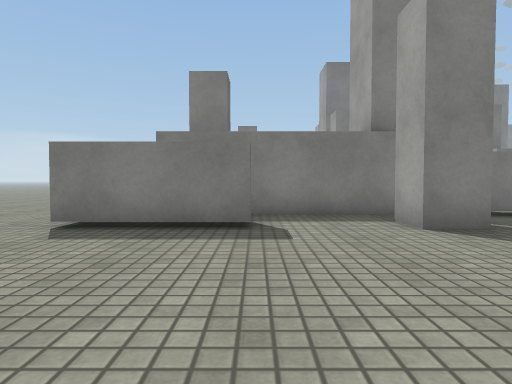
View 1 (above)

21 first-person views from a walk through a Unity game level. The camera is 0.72 m above the floor, tilts 2° down and sees 75° across. The floor is counted in squares, 1 m on a side. Each view is taken from the middle of a square. On the plan, view 1 faces up. The plan holds only what a view shows up to about 10 squares ahead; the rest is blank. The place goes on beyond the plan. Surface patterns are stand-ins for the level's own textures.

View 2
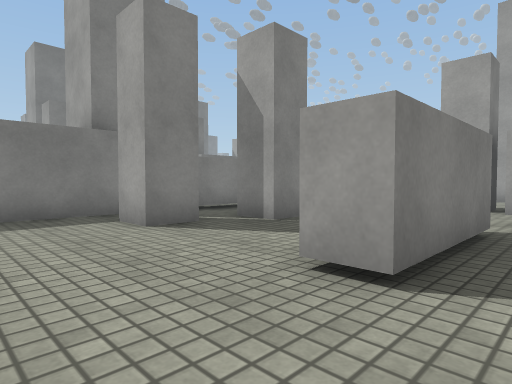

View 3
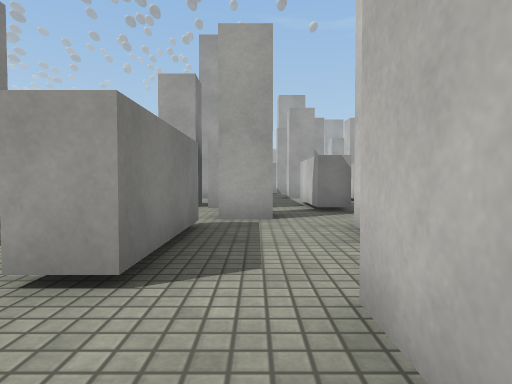

View 4
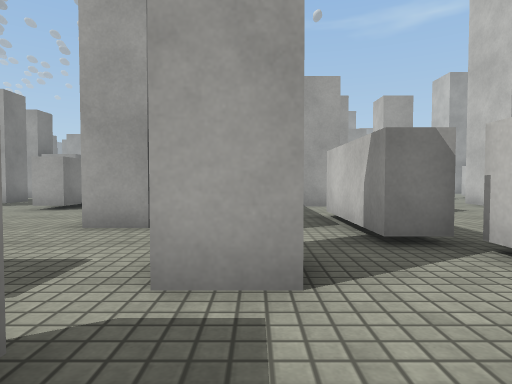

View 5
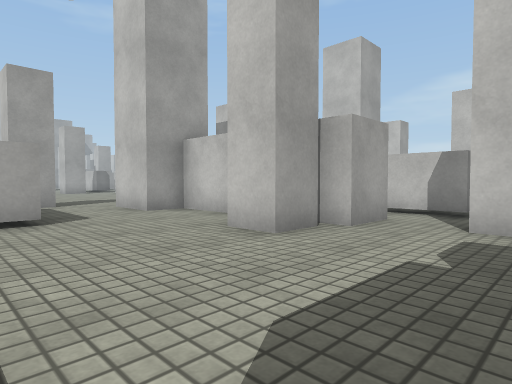

View 6
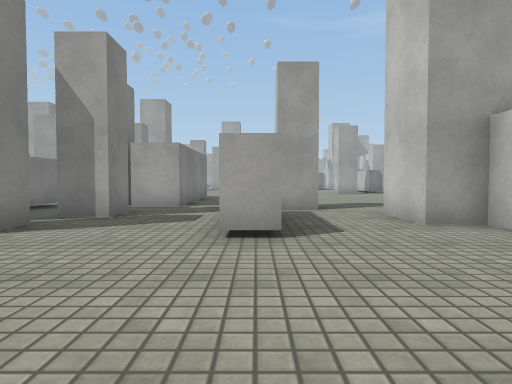

View 7
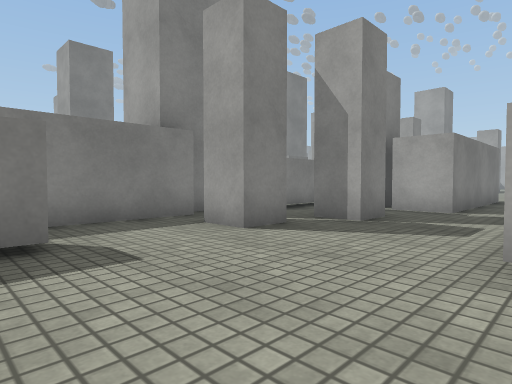

View 8
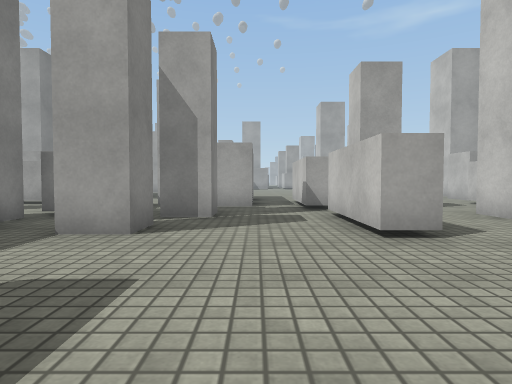

View 9
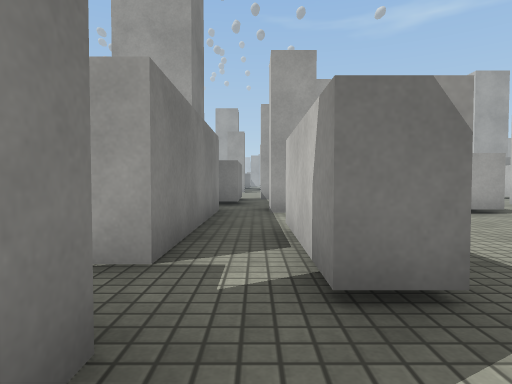

View 10
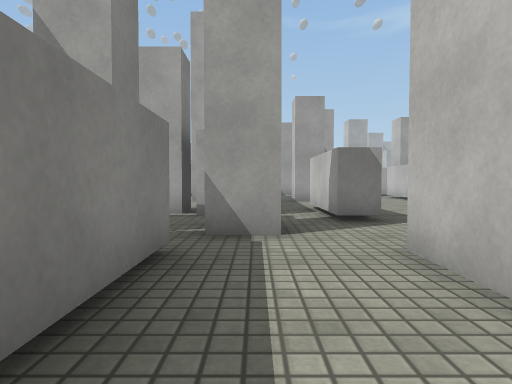

View 11
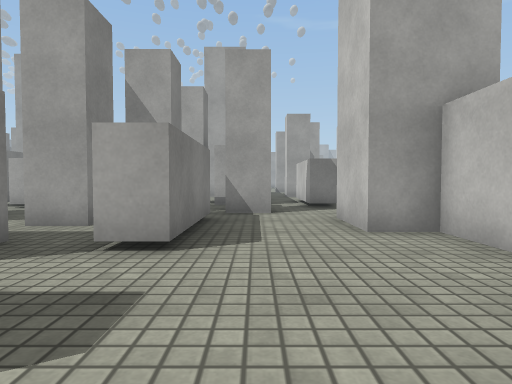

View 12
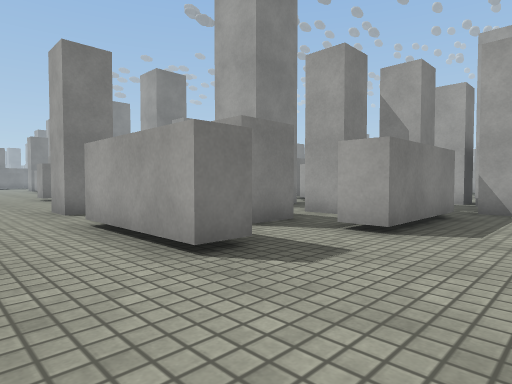

View 13
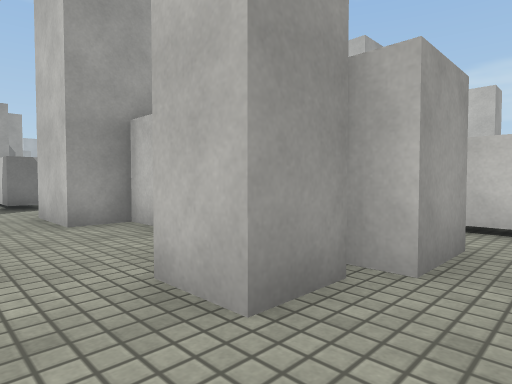

View 14
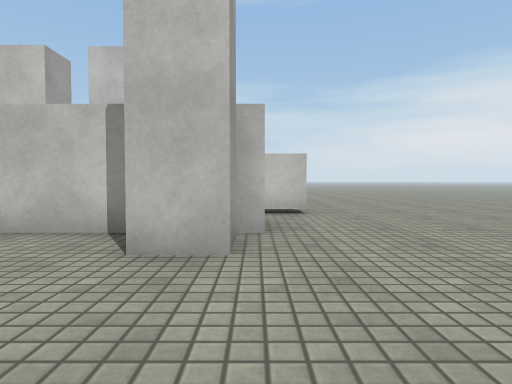

View 15
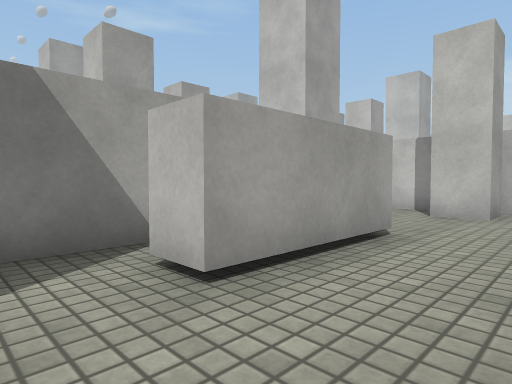

View 16
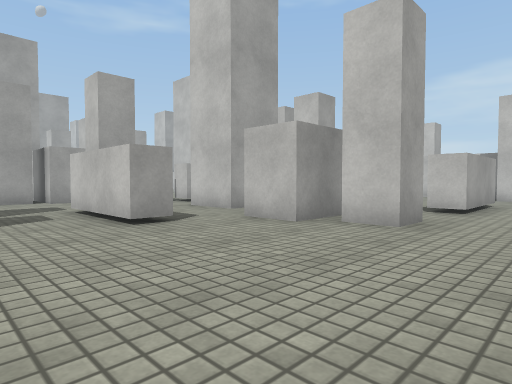

View 17
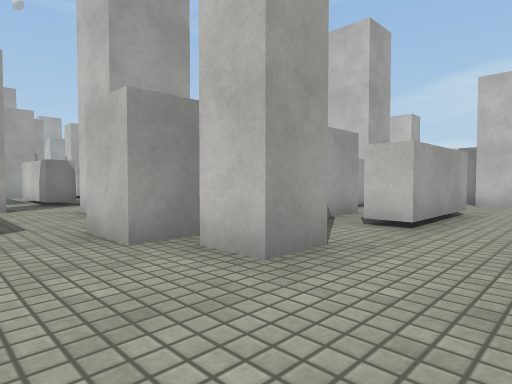

View 18
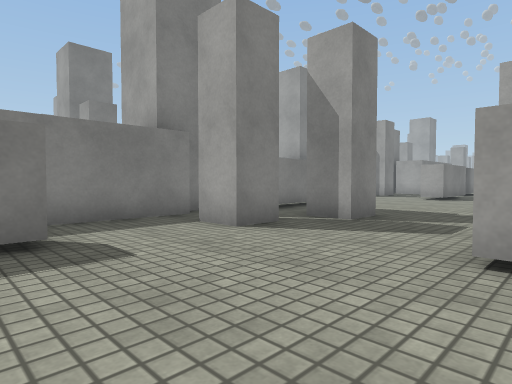

View 19
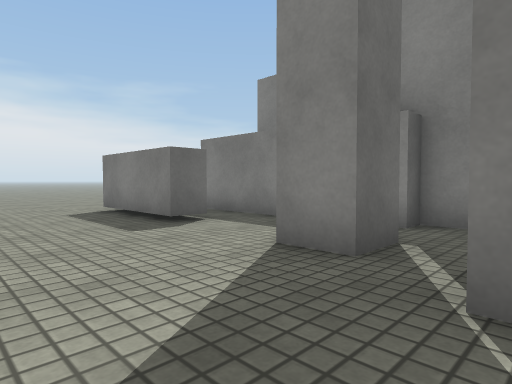

View 20
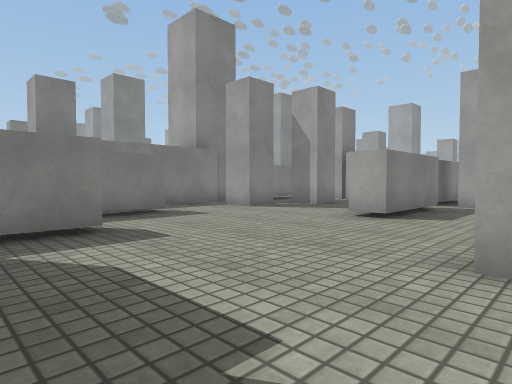

View 21
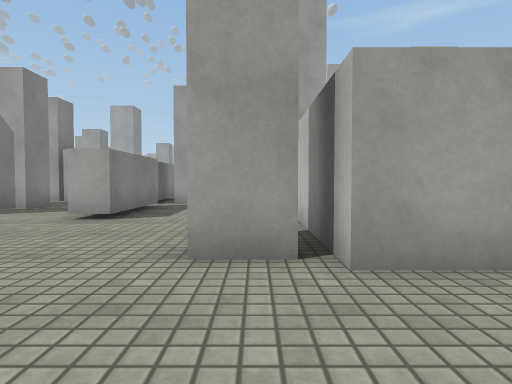

### Floor plan
Points are (right, up) in squares from view 1. A wall is a line through its corners. A room is listed if a view was taken in it or the views show most of it. See-through windows are left out.
Room 1 (views 1, 2, 3, 4, 5, 6, 7, 8, 16, 17, 18, 19, 20, 21)
walls: (5.6, 4.1) (4.5, 4.1) (4.5, 5.1); (7.8, 6.7) (4.8, 6.7); (9, 1.6) (9, 2.6) (10, 2.6); (6.6, 0.7) (7.2, 0.7); (5.2, 0.9) (2.2, 0.9) (2.2, 1.7) (5.2, 1.7); (3.5, 6) (3.5, 5) (2.5, 5) (2.5, 6); (8.6, -0.1) (8.6, 1.2) (13.4, 1.2) (13.4, 2.2) (15.2, 2.2); (6.2, -0.4) (6.2, 0.8); (3.9, 7.7) (3.1, 7.7) (3.1, 7.1) (-2.1, 7.1); (6.9, 9.4) (9.9, 9.4); (10, 8.8) (8.5, 8.8); (7, -2.3) (7.7, -2.3); (3.4, -1.4) (5.2, -1.4); (-0.1, 5.9) (-0.1, 5) (-3.1, 5); (0.6, -0.6) (2, -0.6); (13.5, 8.8) (12.4, 8.8) (12.4, 9.8); (15.2, 4.7) (12.1, 4.7) (12.1, 5.4) (15.2, 5.4); (16.1, 3.4) (16.1, 4.5); (16.1, 5) (16.1, 5.8) (18, 5.8); (13.1, 10.9) (7.8, 10.9); (15.6, 7.9) (14.5, 7.9) (14.5, 8.9); (-1, -1.2) (0.1, -1.2); (14.7, 10.5) (14.7, 11.4); (14.4, 11.4) (13.4, 11.4); (17.2, 7.1) (17.2, 8.5); (17.4, 10.7) (15.6, 10.7)
ways out: opening at (8.5, 10) to room 2; opening at (7, 8) to room 3; opening at (-2.5, -1.5); opening at (3, -2.5); opening at (6, -2.5); opening at (9.5, -1); opening at (16, 3); gap at (3, 6); gap at (18, 10)
Room 2 (views 9, 10, 11, 12, 13, 14, 15)
walls: (-0.4, 12.6) (-1.2, 12.6) (-1.2, 15.7) (-0.4, 15.7); (2, 13.9) (0.8, 13.9); (4.5, 11.9) (1.4, 11.9) (1.4, 12.8); (-1.8, 8.8) (-1.8, 9.8) (-0.8, 9.8); (5.4, 10.6) (5.4, 11.8); (6.4, 10.7) (5.8, 10.7); (-2.1, 7.1) (-2.1, 8.4) (2.6, 8.4) (2.6, 9.4) (4.5, 9.4); (7.8, 10.9) (7.8, 12.2); (-3.1, 5.8) (-1.8, 5.8)
ways out: opening at (8.5, 10) to room 1; opening at (5.5, 9) to room 3; opening at (-1, 16.5) to room 4; opening at (0, 14.5) to room 4; opening at (2, 13); opening at (7, 13)
Room 3 (no view inside)
walls: (6.9, 8.8) (6.9, 9.4)
ways out: opening at (7, 8) to room 1; opening at (5.5, 9) to room 2
Room 4 (no view inside)
walls: (0.6, 15.1) (0.6, 16.6)
ways out: opening at (-1, 16.5) to room 2; opening at (0, 14.5) to room 2

Positions as (right, up) in squares from view 1, and headings:
1: (0, 0), facing up
2: (0, 0), facing up-right
3: (0, 0), facing right
4: (4, 0), facing right
5: (6, 6), facing down-right
6: (8, 5), facing right
7: (9, 5), facing up-right
8: (8, 7), facing right
9: (5, 10), facing right
10: (1, 11), facing right
11: (-2, 11), facing right
12: (-3, 10), facing up-right
13: (-3, 11), facing down-right
14: (-2, 13), facing down
15: (-3, 17), facing down-right
16: (-3, 4), facing down-right
17: (-3, 1), facing down-right
18: (-1, 1), facing up-right
19: (5, 2), facing up-left
20: (6, 2), facing up-right
21: (6, 2), facing right
